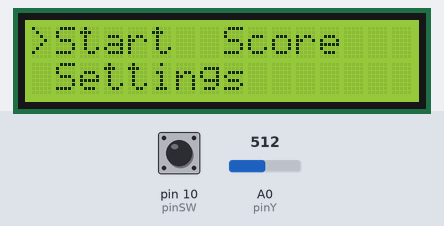
This sketch was run on a simulated Arduino Uno, built with avr-gcc and run on an emulated ATmega328P. Parts: 16×2 character LCD. Inputs (shaded band) come from the test bench; at power-on: pin 10 (pinSW) HIGH, A0 (pinY) = 512.

Above: at 1.2 s.
1.3 s: pin 10 (pinSW) pulled LOW for 1 s
At 2.6 s:
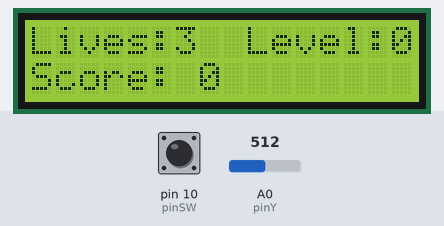
5.3 s: pin 10 (pinSW) pulled LOW for 0.15 s
At 6.1 s:
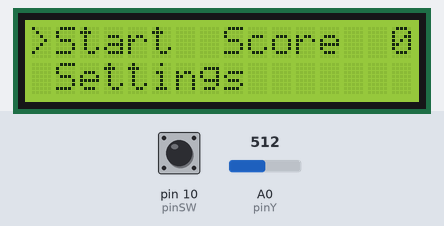
6.9 s: A0 (pinY) set to 592
8.4 s: A0 (pinY) set to 617
At 9.5 s:
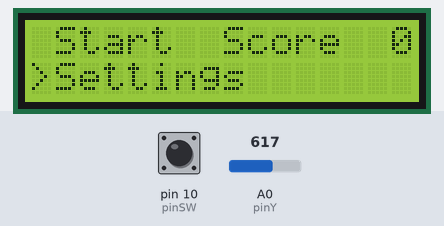
9.9 s: pin 10 (pinSW) pulled LOW for 3.2 s
At 13.5 s:
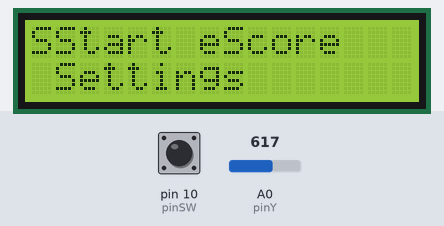
14.6 s: A0 (pinY) set to 590
At 15.4 s:
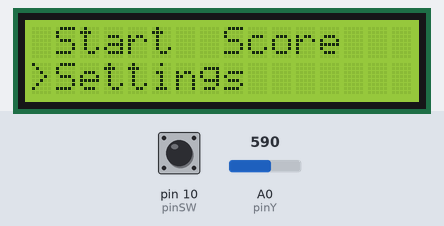
Timing chart, 0 to 17.1 s (numbered marks = the images above; inputs shaded):
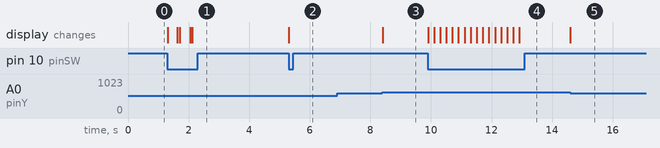

The sketch:

sketch_nov30a.ino
```cpp
#include<LiquidCrystal.h>
#include <EEPROM.h>

const int RS = 12;
const int E = 11;
const int D4 = 5;
const int D5 = 4;
const int D6 = 3;
const int D7 = 2;
const int pinSW = 10;
const int pinX = A1;
const int pinY = A0;

int cursorPosition = 0;

int swValue;
int xValue = 0;
int yValue = 0;
bool joyCanMove = false;
int minThreshold = 400;
int maxThreshold = 600;

int buttonState = 0;
unsigned long lastSwTime = 0;
unsigned long currentTime = 0;
const int Switch = 200;

unsigned long lastLevel = 0;
unsigned long lastGame = 0;
const int inLevel = 4000;
const int inGame = 10000;
int level = 0;
int highScore = 0;
int lives = 3;
int checkGame = 0;
int checkScore = 0;
int checkFinishedGame = 0;
int score = 0;
int checkEEPROM = 0;

LiquidCrystal lcd(RS, E, D4, D5, D6, D7);


void cursor() {
  lcd.setCursor(0, 0);
  lcd.print(" ");
  lcd.setCursor(7, 0);
  lcd.print(" ");
  lcd.setCursor(0, 1);
  lcd.print(" ");

  if (cursorPosition < 0) cursorPosition = 2;
  if (cursorPosition > 2) cursorPosition = 0;
  if (cursorPosition == 0) lcd.setCursor(0, 0);
  else if (cursorPosition == 1) lcd.setCursor(7, 0);
  else if (cursorPosition == 2) lcd.setCursor(0, 1);
  lcd.print(">");

}


void buttonPressed() {
  if (swValue == 0 && currentTime - lastSwTime >= Switch) {
    if (buttonState == 0) {
      buttonState = 1;
    }
    else {
      buttonState = 0;
    }
    lastSwTime = currentTime;
  }
}

void Menu() {
  lcd.setCursor(1, 0);
  lcd.print("Start ");
  lcd.setCursor(8, 0);
  lcd.print("Score  ");
  lcd.setCursor(1, 1);
  lcd.print("Settings       ");
}
void setup() {
  pinMode(pinSW, INPUT_PULLUP);
  lcd.begin(16, 2);
  Serial.begin(9600);
}

void loop() {
  currentTime = millis();
  swValue = digitalRead(pinSW);

  buttonPressed();

  if (buttonState == 0) {
     Menu();
    checkGame = 0;
    checkScore = 0;
    checkFinishedGame = 0;
    yValue = analogRead(pinY);
    if (yValue < minThreshold && joyCanMove == true) {
      cursorPosition++;
      cursor();
      joyCanMove = false;
    }

    if (yValue > maxThreshold && joyCanMove == true) {
      cursorPosition--;
      cursor();
      joyCanMove = false;
    }
    if (yValue >= minThreshold && yValue <= maxThreshold) {
      joyCanMove = true;
      cursor();
    }
  }
  else
  {

    if (cursorPosition == 0) {
      if (checkFinishedGame == 0) {
        lcd.setCursor(0, 0);
        lcd.print("Lives:");
        lcd.print(lives);
        lcd.print("  Level:");
        lcd.print(level);
        lcd.setCursor(0, 1);
        lcd.print("Score: ");
        score = level * 3;
        lcd.print(score);
        lcd.print(" ");
        if (checkScore == 0) {
          lastLevel = millis();
          checkScore = 1;
        }
        if (millis() - lastLevel >= inLevel) {
          level++;
          if (level > 5) level = 5;
          lastLevel = millis();
        }
        if (checkGame == 0) {
          lastGame = millis();
          checkGame = 1;
        }
      }
      if (millis() - lastGame >= inGame) {
        lcd.setCursor(0, 0);
        lcd.print("Congratulations! ");
        lcd.setCursor(0, 1);
        lcd.print("  You won!  ");
        checkFinishedGame = 1;
        if (score > highScore) highScore = score;
      }
    }

    else if (cursorPosition == 1) {
      EEPROM.write(0, highScore);
      highScore = EEPROM.read(0);
      lcd.setCursor(0, 1);
      lcd.print("                ");
      lcd.setCursor(0, 0);
      lcd.print("High Score: ");
      lcd.print(highScore);
      lcd.print("  ");
      EEPROM.write(0, highScore);
      EEPROM.update(0, highScore);
    }
    else {
      lcd.setCursor(0, 1);
      yValue = analogRead(pinY);
      if (yValue < minThreshold && joyCanMove == true) {
        level--;
        joyCanMove = false;
      }

      if (yValue > maxThreshold && joyCanMove == true) {
        level++;
        joyCanMove = false;
      }
      if (yValue >= minThreshold && yValue <= maxThreshold) {
        joyCanMove = true;
      }

      if (level < 0) level = 5;
      if (level > 5) level = 0;

      lcd.setCursor(0, 0);
      lcd.print("Start level: ");
      lcd.print(level);
      lcd.print("  ");
      lcd.setCursor(0, 1);
      lcd.print("           ");

    }
  }
}
```

Measured:
- the behaviour switches between 600 and 601 on A0 (pinY) (found by bisection; images 2 and 3)
- after the input at 1.3 s, the display: changes at once (image 1)
- after the input at 5.3 s, the display: changes at once (image 2)
- after the input at 6.9 s, every drawn part: stays the same
- after the input at 8.4 s, the display: changes at once (image 3)
- after the input at 9.9 s, the display: first changes at once (image 4 shows a later state)
- after the input at 14.6 s, the display: changes at once (image 5)
